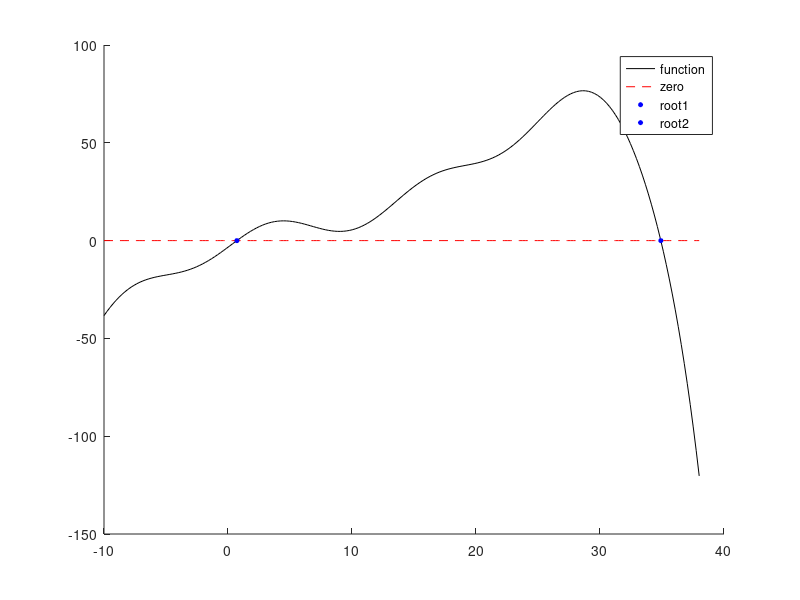
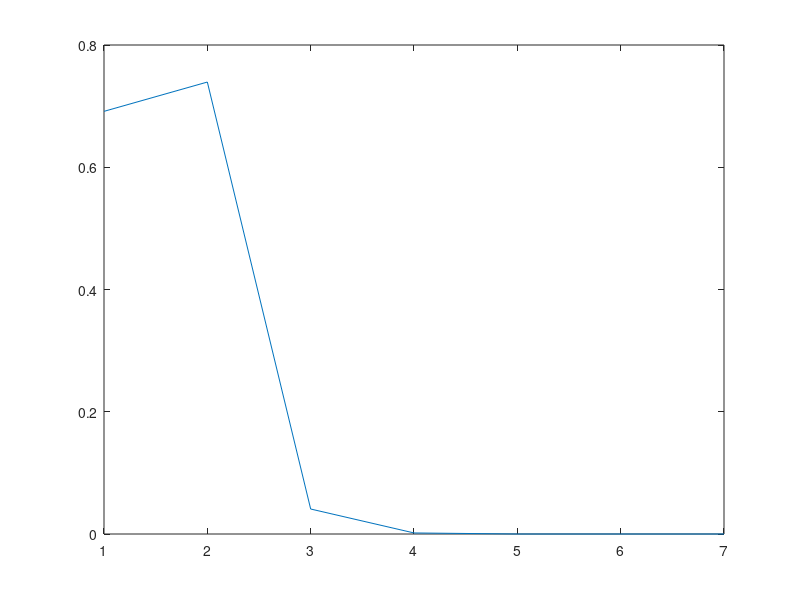
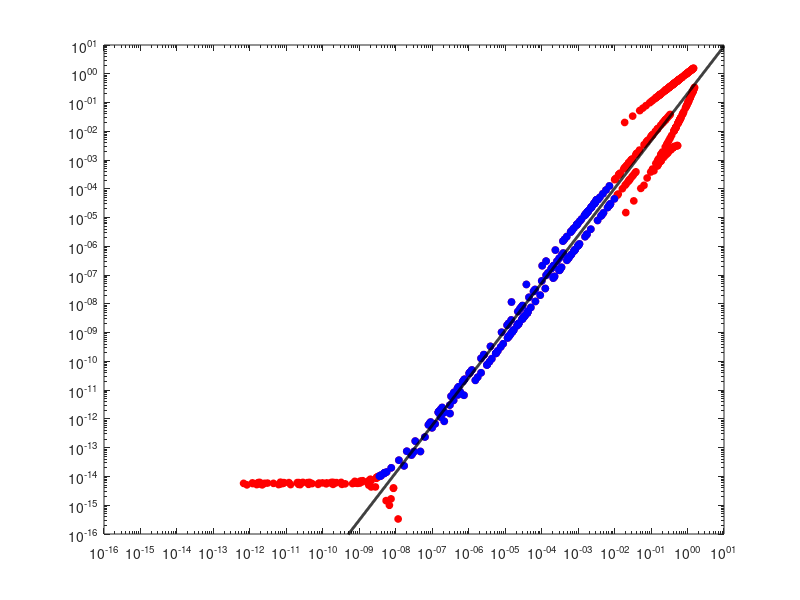

These figures' MATLAB source, in order:
function Assignment1Secant()
    x_range = linspace(-10,38,200);

    [y_vals] = test_func(x_range);

     x0 = -2;
     x1 = 5;
     max_iter = 200;
     dx_tol = 1e-7;
     y_tol = 1e-7;

    [x_root1,exit_flag] = secant_solve(@test_func, x0, x1, max_iter, dx_tol,y_tol);
    [f_root1] = test_func(x_root1);
    
    x_root_base = x_root1;

    x0 = 35;
    x1 = 50;
    [x_root2,exit_flag] = secant_solve(@test_func, x0, x1, max_iter, dx_tol,y_tol);
    [f_root2] = test_func(x_root2);

    figure(1);
    hold on;
    plot(x_range,y_vals,'k')
    plot(x_range,x_range*0,'r--')
    plot(x_root1,f_root1,"bo",'MarkerFaceColor','b','MarkerSize',3);
    plot(x_root2,f_root2,"bo",'MarkerFaceColor','b','MarkerSize',3);
    legend("function","zero","root1","root2")

    all_iteration_list =[];
    all_error_list = [];

    all_error_current_list = [];
    all_error_next_list = [];

     for n = 1:100
         x0 = x_root_base + (2*rand()-.5);
         [~,~,x_guess_list] = secant_solve(@test_func, x0, x1, max_iter, dx_tol,y_tol);
         iteration_list = 1:length(x_guess_list);
         error_list = abs(x_guess_list-x_root_base);
         all_iteration_list = [all_iteration_list, iteration_list];
         all_error_list = [all_error_list,error_list];

         current_error = error_list(1:end-1);
         next_error = error_list(2:end);

         all_error_current_list = [all_error_current_list,current_error];
         all_error_next_list = [all_error_next_list,next_error];
     end
    
    figure(2);
    plot(abs(x_guess_list-x_root1));

        x_regression = []; % e_n
    y_regression = []; % e_{n+1}
    %iterate through the collected data
    error_list0 = all_error_current_list;
    error_list1 = all_error_next_list; 
    index_list = error_list1;

for n=1:length(index_list)
    if error_list0(n)>1e-14 && error_list0(n)<1e-2 && error_list1(n)>1e-14 && error_list1(n)<1e-2 %&& index_list(n)>2
        x_regression(end+1) = error_list0(n);
        y_regression(end+1) = error_list1(n);
    end
end
    [p,k] = generate_error_fit(x_regression,y_regression);
    
    fit_line_x = 10.^[-16:.01:1];
    fit_line_y = k*fit_line_x.^p;

    figure(3);
    loglog(all_error_current_list,all_error_next_list,'ro','markerfacecolor',[1,0,0],'markersize',5)
    hold on;
    loglog(x_regression,y_regression,'bo','markerfacecolor',[0,0,1],'markersize',5)
    loglog(fit_line_x,fit_line_y,'k-','linewidth',2)
    hold off;
    xlim([10^-16 10^1])
    ylim([10^-16 10^1])
end

%%SECANT SOLVER
function [x_root,exit_flag,x_guess_list] = secant_solve(f_in,x0,x1,max_iter,dx_tol,y_tol)
  x_prev = x0;
  x_tprev = x1;   
  x_val = x_prev+2*dx_tol;

  [f_val] = f_in(x_val);
  % [f_prev] = f_in(x_prev);
  % [f_tprev] = f_in(x_tprev);    
    
  count = 0;

  x_guess_list = x_val;
  x_prev_guess_list = x_prev;

  check = abs((x_val-x_prev));

  while check > dx_tol && count<max_iter && abs(f_val) > y_tol
        [f_val] = f_in(x_val);
        [f_prev] = f_in(x_prev);
        [f_tprev] = f_in(x_tprev);


        x_val = (x_tprev*f_prev-x_prev*f_tprev)/(f_prev-f_tprev);
        check = abs((x_val-x_prev));
        x_tprev=x_prev;        
        x_prev=x_val;

        x_guess_list(end+1) = x_val;
        x_prev_guess_list(end+1) = x_prev; 

        count=count+1;
   end

    x_root = x_val;

   %assume success
   exit_flag = 0;

   if abs(x_val-x_prev) > dx_tol && abs(f_val)>y_tol
       exit_flag = 1;
   end

end

%%IMPORT FUNCTION
function [f_val] = test_func(x_range)
    f_val = (x_range.^3)/100 - (x_range.^2)/8 + 2*x_range + 6*sin(x_range/2+6) -.7 - exp(x_range/6);
end

function [p,k] = generate_error_fit(x_regression,y_regression)

    Y = log(y_regression)';
    X1 = log(x_regression)';
    X2 = ones(length(X1),1);
    MEGAX = [X1,X2];
%run the regression
    coeff_vec = regress(Y,MEGAX);
%pull out the coefficients from the fit
    p = coeff_vec(1);
    k = exp(coeff_vec(2));
end